Frame 1 (no input): blank canvas, image omitted
Frame 60 (no input): blank canvas, image omitted
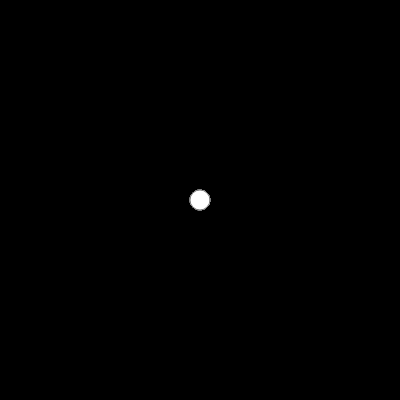
Frame 120 (the mouse pressed at the canvas centre since frame 60)

The p5.js sketch whose frames 1 and 60 were blank and that drew this single picture after the mouse press (run headless with seeded random() and noise() and a simulated clock; from frame 60 on, the mouse is pressed at the canvas centre):

// p5.js sketch
// ── sketch.js
function setup() {
    createCanvas(400, 400);
    background("black")
  }
  
  function draw() {
    stroke("grey");
    fill("white");
    
    
    if (mouseIsPressed) {
      circle(mouseX, mouseY, 20, 35);
    }
  }
  
